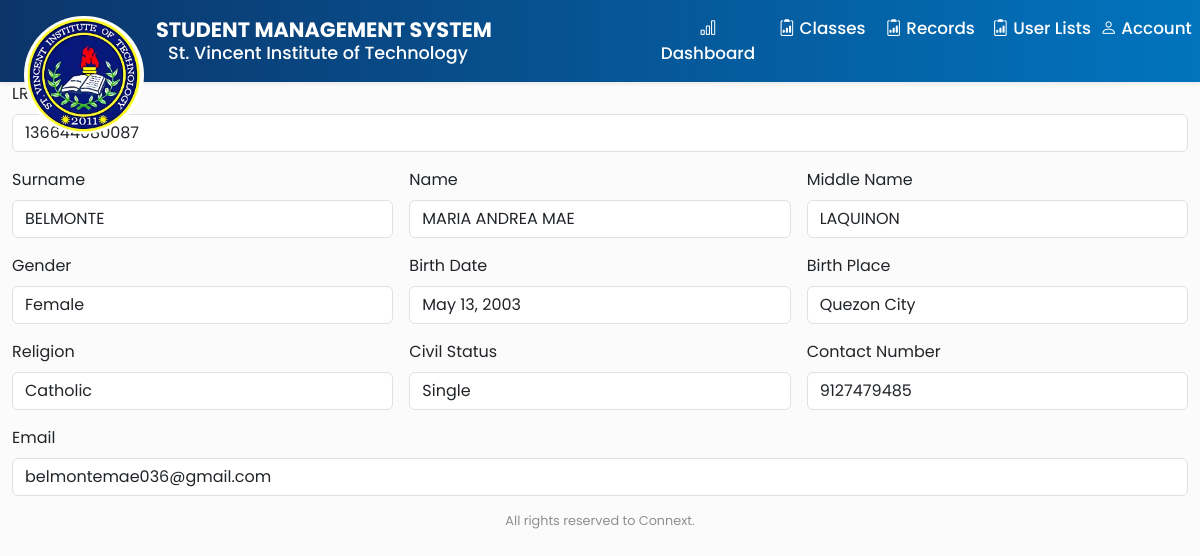
Screenshot of /student/136644080087 (signed in) with the database file from the repository.
### admin_staff/models.py (models this page shows, shortened)
class StudentProfile(models.Model):
    user = models.OneToOneField(User, null=True, on_delete=models.CASCADE)
    student_lrn = models.BigIntegerField(primary_key=True)
    surname = models.CharField(max_length=24)
    first_name = models.CharField(max_length=24)
    middle_name = models.CharField(max_length=24, blank=True, null=True)
    gender_choice = (
        ('Male', 'Male'),
        ('Female', 'Female'),
    )
    gender = models.CharField(max_length=24, default="Gender", choices=gender_choice, blank=True, null=True)
    birth_date = models.DateField()
    birth_place = models.CharField(max_length=200, blank=True, null=True)
    religion = models.CharField(max_length=24, blank=True, null=True)
    civil_choice = (
        ('Single', 'Single'),
        ('Married', 'Married'),
        ('Divorced', 'Divorced'),
        ('Widowed', 'Widowed'),
    )
    civil_status = models.CharField(max_length=10, default="Status", choices=civil_choice, blank=True, null=True)
    contact = models.BigIntegerField(blank=True, null=True)
    email = models.CharField(max_length=100, blank=True, null=True)
    section = models.ForeignKey('section', null=True, on_delete=models.SET_NULL)
    adviser = models.ForeignKey('FacultyStaff', blank=True, null=True, on_delete=models.SET_NULL)
    level = models.ForeignKey('level', blank=True, null=True, on_delete=models.SET_NULL)
    class Meta:
        managed = True
        db_table = 'student_profile'

### admin_staff/decorators.py (the view)
        def wrapper_func(request, *args, **kwargs):
            group = None
            if request.user.groups.exists():
                group = request.user.groups.all()[0].name
            if group in allow_roles:
                return view_func(request, *args, **kwargs)
            else:
                return HttpResponse('you are not authorize')

### admin_staff/views.py (called while the page is built)
@login_required(login_url='login')
@allowed_user(allow_roles=['admin'])
def student(request, pk):
    student = StudentProfile.objects.get(student_lrn = pk)
    return render(request, 'admin/student_profile.html', {'student': student})

### admin_staff/templates/admin/student_profile.html (shortened to what this page needs)
{% extends "admin/admin_dashboard.html" %}
{% block content %}
<div class="container-fluid">
    <form class="row g-3" >
        <div class="col-12">
            <label for="inputEmail4" class="form-label">LRN</label>
            <input type="text" class="form-control" id="inputEmail4" placeholder='student LRN' value="{{student.student_lrn}}">
        </div>
        <div class="col-md-4">
            <label for="inputsurname" class="form-label">Surname</label>
            <input type="text" class="form-control" id="inputsurname" value="{{student.surname}}">
        </div>
        <div class="col-md-4">
            <label for="inputname" class="form-label">Name</label>
            <input type="text" class="form-control" id="inputname" value="{{student.first_name}}">
        </div>
        <div class="col-md-4">
            <label for="inputmiddle" class="form-label">Middle Name</label>
            <input type="text" class="form-control" id="inputmiddle" value="{{student.middle_name}}">
        </div>
        <div class="col-md-4">
            <label for="inputState" class="form-label">Gender</label>
            <input type="text" class="form-control" id="inputgender" value="{{student.gender}}">
        </div>
        <div class="col-md-4">
            <label for="inputbirth" class="form-label">Birth Date</label>
            <input type="input" class="form-control" id="inputbirthdate" value="{{student.birth_date}}">
        </div>
        <div class="col-md-4">
            <label for="inputbirth" class="form-label">Birth Place</label>
            <input type="text" class="form-control" id="inputbirthplace" value="{{student.birth_place}}">
        </div>
        <div class="col-md-4">
            <label for="inputreligion" class="form-label">Religion</label>
            <input type="text" class="form-control" id="inputreligion" value="{{student.religion}}">
        </div>
        <div class="col-md-4">
            <label for="inputState" class="form-label">Civil Status</label>
            <input type="text" class="form-control" id="inputcontact" value="{{student.civil_status}}">
        </div>
        <div class="col-md-4">
            <label for="inputcontact" class="form-label">Contact Number</label>
            <input type="text" class="form-control" id="inputcontact" value="{{student.contact}}">
        </div>
        <div class="col-12">
            <label for="inputemail" class="form-label">Email</label>
            <input type="email" class="form-control" id="inputemail" value="{{student.email}}">
        </div>
    </form>
</div>
{% endblock content %}

### static/css/admin.css (style rules this page uses)
body { font-family: 'Poppins', sans-serif; background-color: #FBFBFB; }

### rows the page displays
StudentProfile: student_lrn "136644080087", surname "BELMONTE", first_name "MARIA ANDREA MAE", middle_name "LAQUINON", gender "Female", birth_date "May 13, 2003", birth_place "Quezon City", religion "Catholic", civil_status "Single", contact "9127479485", email "belmontemae036@gmail.com"
